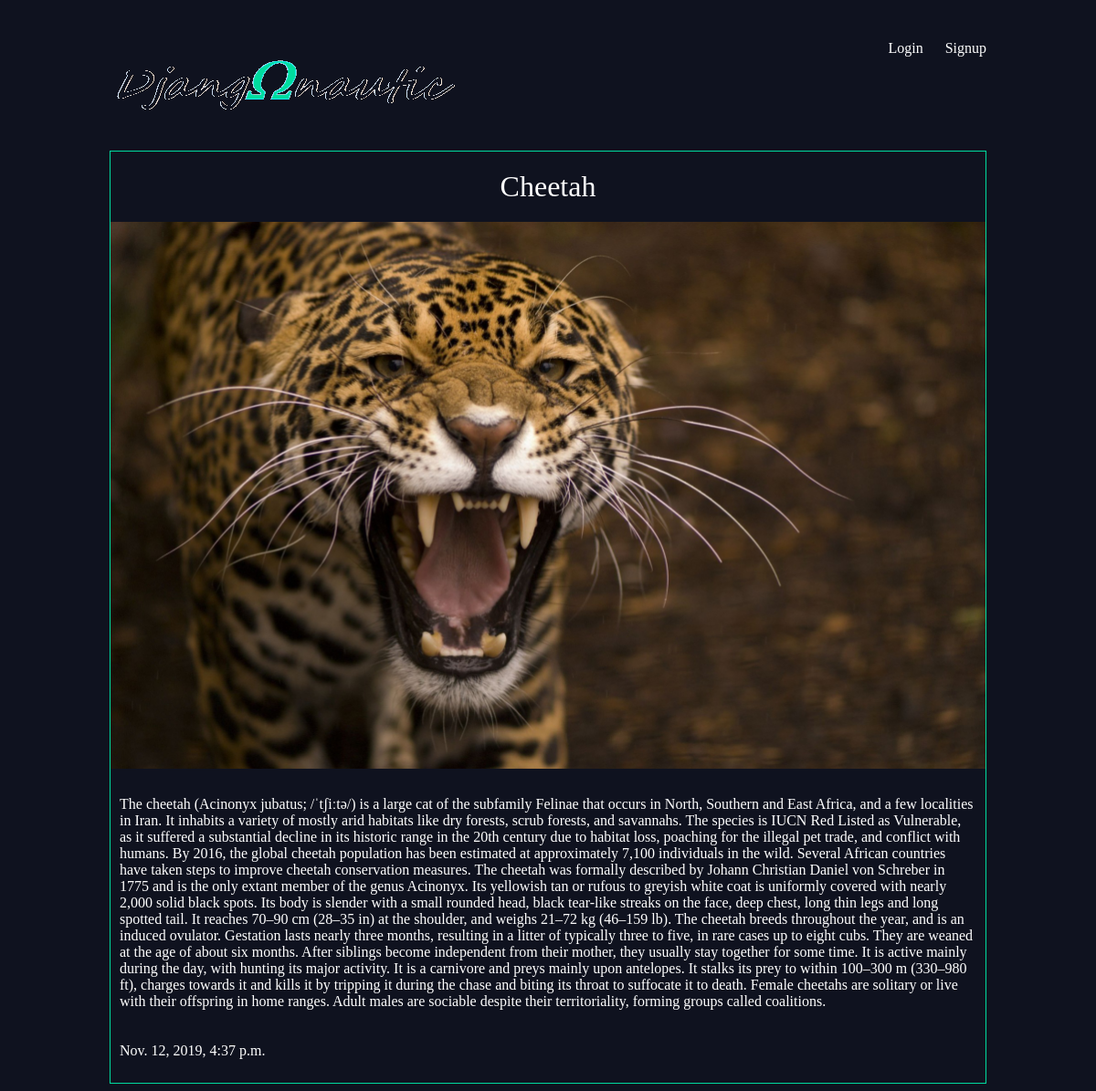
Screenshot of /articles/cheetah/ with the database file from the repository.
### articles/models.py (models this page shows, shortened)
class Article(models.Model):
    title = models.CharField(max_length=100)
    slug = models.SlugField()
    body = models.TextField()
    date = models.DateTimeField(auto_now_add=True)
    thumb = models.ImageField(default='default.png', blank=True)
    author = models.ForeignKey(User, default=None, on_delete=models.CASCADE)

### articles/views.py (the view)
# urls.py: url(r'^(?P<slug>[\w-]+)/$', views.article_detail, name="detail",),
def article_detail(request, slug):
    article = Article.objects.get(slug=slug)
    return render(request, 'articles/article_detail.html', { 'article': article })

### articles/templates/articles/article_detail.html
{% extends 'base_layout.html' %}
{% block content %}
<div class="article_detail">
  <div class="article">
    <h2>{{ article.title }}</h2>
    <img src="{{ article.thumb.url }}" />
    <p>{{ article.body }}</p>
    <p>{{ article.date }}</p>
  </div>
</div>
{% endblock %}

### assets/styles.css (style rules this page uses)
body { background-color: #0f121f; background-image: url(90445.jpg); background-repeat: no-repeat; color: #fff; }
body * { font-family: Ubuntu; }
h1, h2, h3, h4, h5 { font-weight: normal; margin: 0; }
.article { padding: 10px; border: 1px solid #00dba0; position: relative; padding-bottom: 40px; }
.article h2 { font-size: 1.2em; }
.article_detail .article { padding: 0; }
.article_detail .article img { max-width: 100%; }
.article_detail .article h2 { text-align: center; margin: 20px auto; font-size: 2em; }
.article_detail .article p { text-align: left; padding: 10px; }

### rows the page displays
Article: title "Cheetah", thumb (picture), body "The cheetah (Acinonyx jubatus; /ˈtʃiːtə/) is a large cat of the subfamily Felinae that occurs in North, Southern and East Africa, and a few localities in Iran. It inhabits a variety of mostly arid habitats like dry forests, scrub forests, and savannahs. The species is IUCN Red Listed as Vulnerable, as it suffered a substantial decline in its historic range in the 20th century due to habitat loss, poaching for the illegal pet trade, and conflict with humans. By 2016, the global cheetah population has been estimated at approximately 7,100 individuals in the wild. Several African countries have taken steps to improve cheetah conservation measures. The cheetah was formally described by Johann…", date "Nov. 12, 2019, 4:37 p.m."
